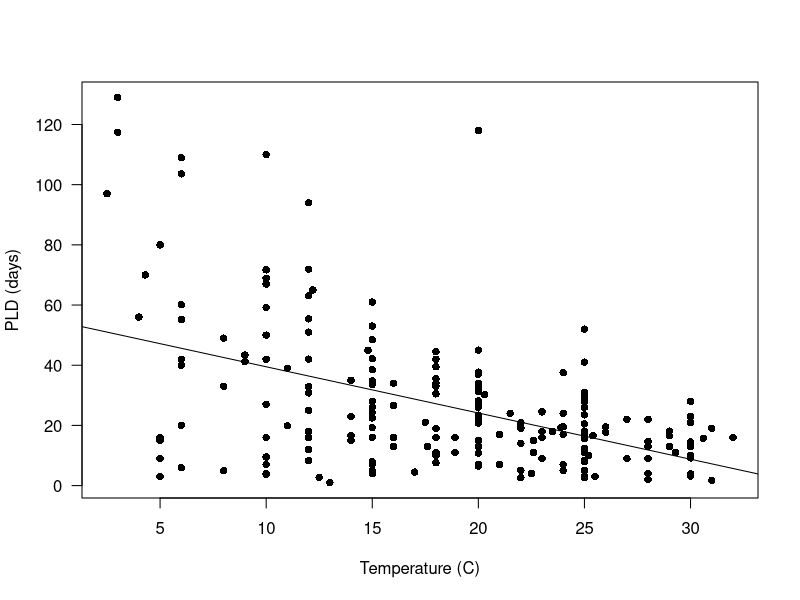
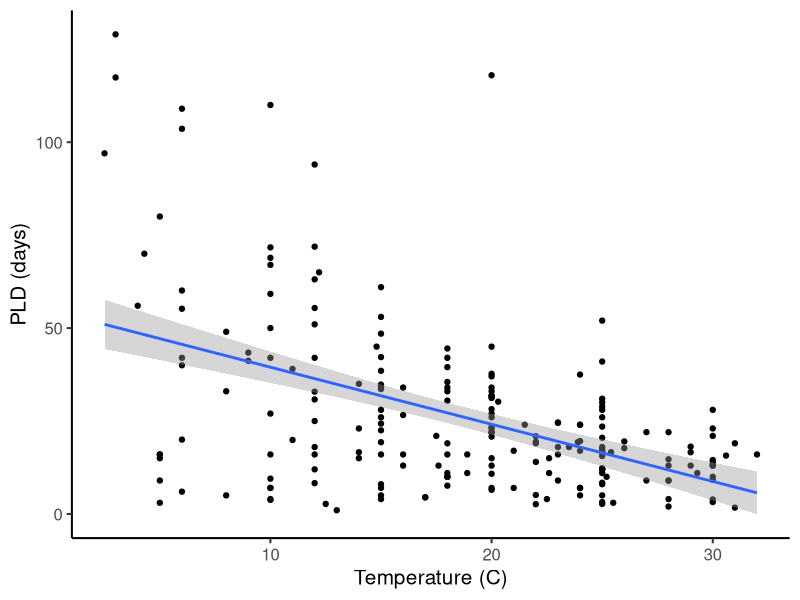
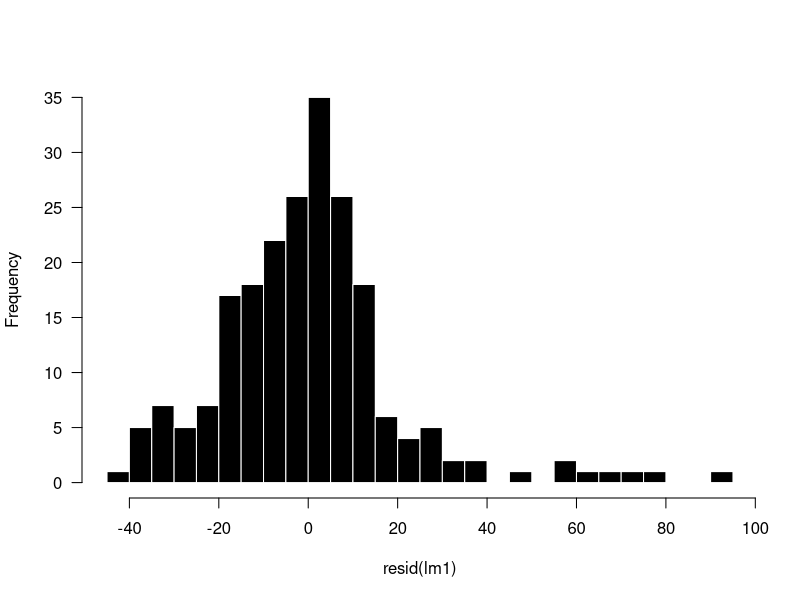
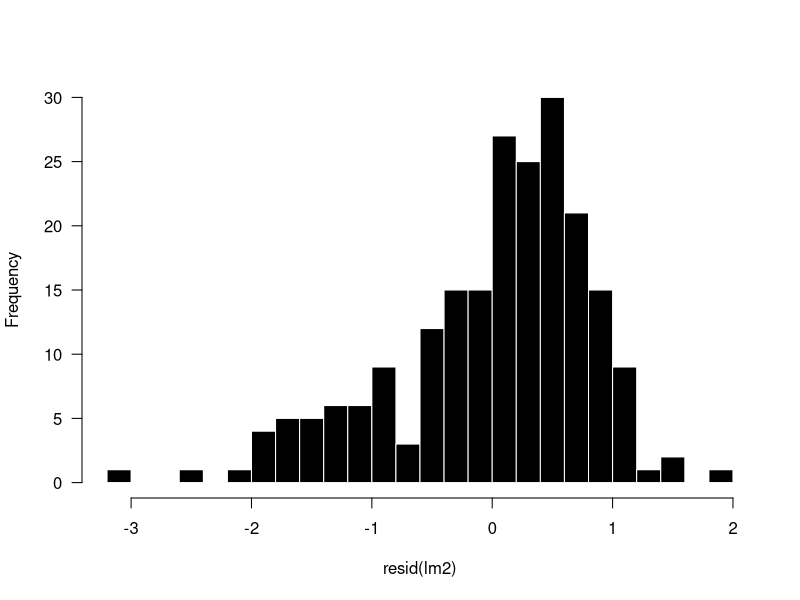
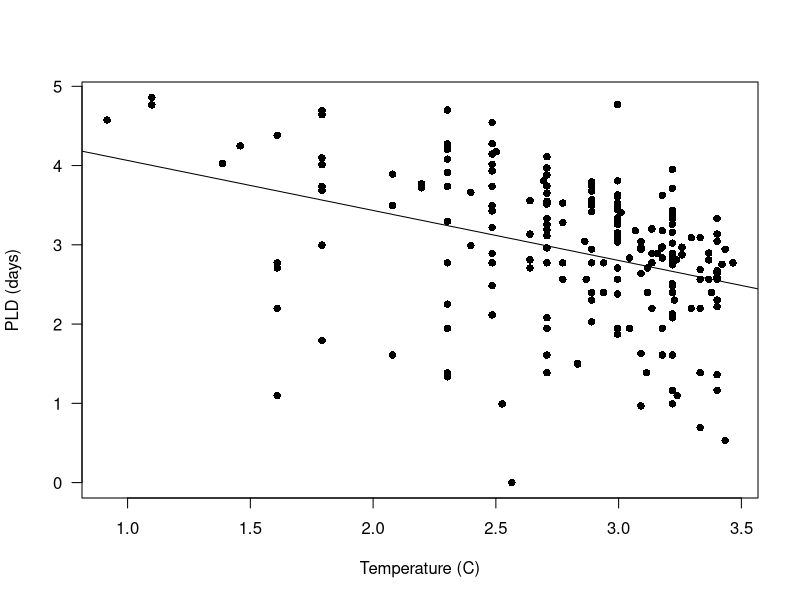
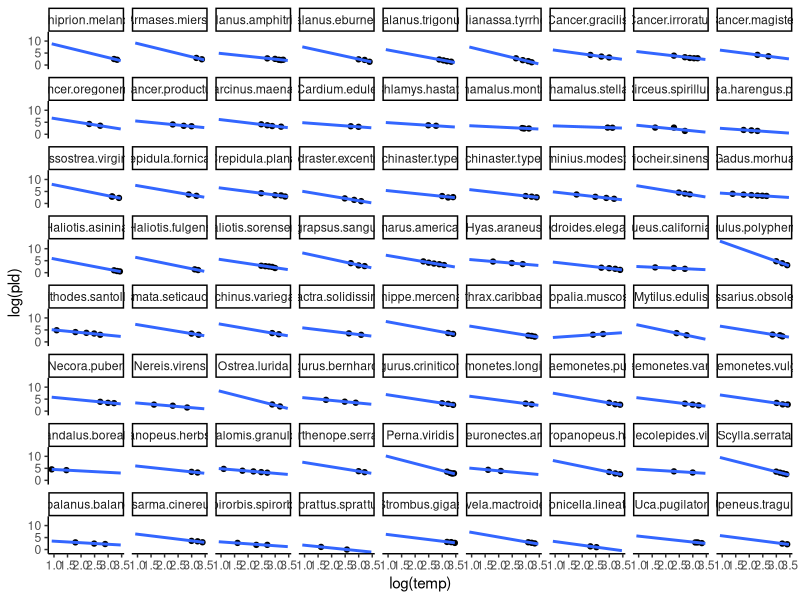
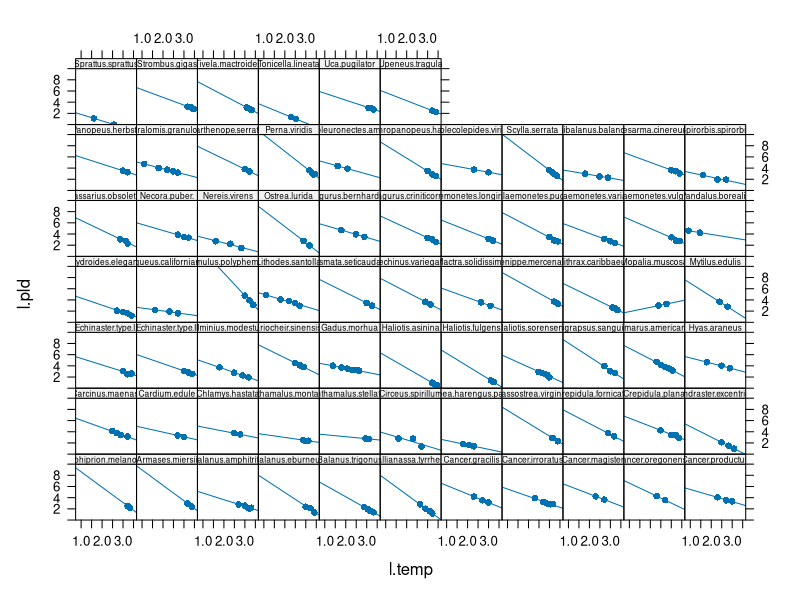
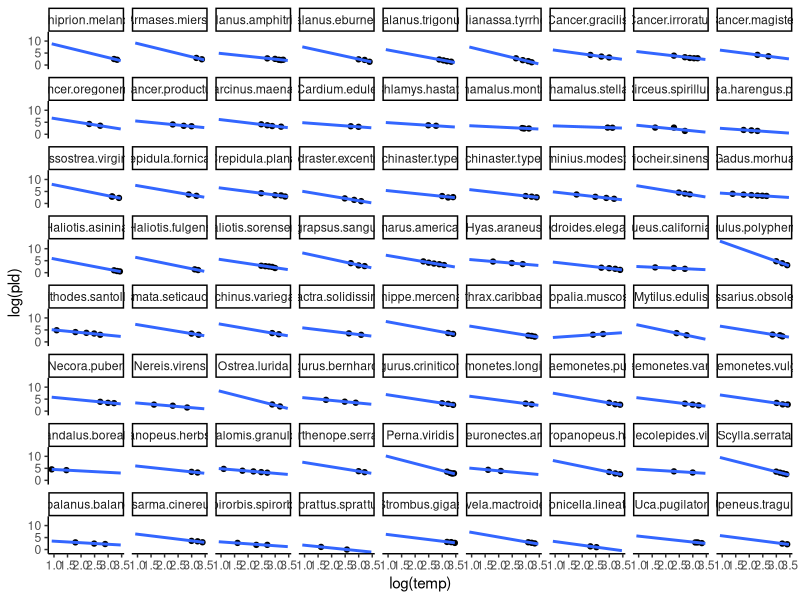

These charts were generated, in order, by the following R code:
# Install packages
library(arm)
library(lattice)
library(tidyverse)

# Read in data
df <- read.table('PLD.txt',na.strings='NA',header=T)

str(df)
head(df)
dim(df)
summary(df)

# Plot PLD temp relationship (can be done a lot of ways)
# Base R
plot(pld ~ temp, data=df,
     xlab='Temperature (C)', ylab='PLD (days)',
     pch = 16,las=1)
abline(lm(pld ~ temp, data=df)) 

# ggplot
ggplot(df, aes(y = pld, x= temp)) +
  geom_point() +
  labs(x='Temperature (C)', 
       y='PLD (days)') +
  theme_classic(base_size = 15) +
  stat_smooth(method = "lm") 


# Fit linear model and check diagnostics
lm1 <- lm(pld ~ temp, data=df)
summary(lm1)

# Histogram of residuals
hist(resid(lm1), breaks=20, las=1, col=1, border='white', main='')

# Assumption of homoscedasticity is violated, we will work with log(temp) and log(pld)

# Log-transform the pld and temp data
lm2 <- lm(log(pld) ~ log(temp), data=df)

# Histogram of residuals
hist(resid(lm2),breaks=20, las=1, col=1, border='white', main='')

# Residual plots look better

# Summary of model output
summary(lm2)
plot(log(pld) ~ log(temp), data=df,
     xlab='Temperature (C)', ylab='PLD (days)',
     pch = 16,las=1)
abline(lm2)

# With taxa memberships
ggplot(df, aes(y = log(pld), x = log(temp))) +
  geom_point() +
  theme_classic() +
  stat_smooth(method = "lm", se = F,
              fullrange = T) +
  facet_wrap(~species)


####################
# Add random effects
library(lme4)

# Make log-transformed variables
df$l.pld <- log(df$pld)
df$l.temp <- log(df$temp)

# Plot raw (OLS) regressions
xyplot(l.pld ~ l.temp | species, df, pch=16, type = c("p", "r"),
       ylim=c(0,10),par.strip.text=list(cex=0.5))

ggplot(df, aes(y = log(pld), x = log(temp))) +
  geom_point() +
  theme_classic() +
  stat_smooth(method = "lm",fullrange = T, se = F) +
  facet_wrap(~species)

# Evidence for which parameters to be Random Effects?

# Random intercepts
mm1 <- lmer(l.pld ~ l.temp + (1 | species), data = df)
summary(mm1)
# Note 
  # 1) REML
  # 2) Random effects Std. Dev.
  # 3) Fixed effects Estimate

coef(mm1)$species
# Double check SD
sd(coef(mm1)$species[,1])

# ICC (only with a random-intercepts model!)
vars <- as.data.frame(VarCorr(mm1))
ICC <- vars$vcov[1] / (vars$vcov[1] + vars$vcov[2])
ICC # Proportion of the total variance in Y that is accounted for by the clustering.

# Random slopes
mm2 <- lmer(l.pld ~ l.temp + ( 0 + l.temp | species), data = df)
summary(mm2)
coef(mm2)$species
# sd(coef(mm2)$species[,2])

# Random intercept and slope (correlated)
mm3 <- lmer(l.pld ~ l.temp + (l.temp | species), data = df)
summary(mm3)
coef(mm3)$species
# sd(coef(mm3)$species[,1])
# sd(coef(mm3)$species[,2])

# Note that random slopes and random intercepts in mixed model are not the 
# same estimates as those produced by the random effects model!!!!

params <- as.data.frame(coef(mm3)$species)
params$RIntonly <- coef(mm1)$species[,1]
params$RSlonly <- coef(mm2)$species[,2]

colnames(params) <- c("REM.int","REM.sl","RIntonly","RSntonly")

library(patchwork)
REM.int <- ggplot(params) +
  geom_histogram(aes(x = REM.int), binwidth = 0.5, 
                 col = "white", fill = "darkblue") +
  xlim(0,15) +
  theme_classic(base_size = 15) +
  ggtitle("Random Intercepts (w/ Random Slopes)")

RIntonly <- ggplot(params) +
  geom_histogram(aes(x = RIntonly), binwidth = 0.5, 
                 col = "white", fill = "darkred") +
  xlim(0,15) +
  theme_classic(base_size = 15) +
  ggtitle("Random Intercepts (w/ Fixed Slopes)")

REM.sl <- ggplot(params) +
  geom_histogram(aes(x = REM.sl), binwidth = 0.25, 
                 col = "white", fill = "darkblue") +
  xlim(-3,0) +
  theme_classic(base_size = 15) +
  ggtitle("Random Slopes (w/ Random Intercepts)")

RSntonly <- ggplot(params) +
  geom_histogram(aes(x = RSntonly), binwidth = 0.25, 
                 col = "white", fill = "darkred") +
  xlim(-3,0) +
  theme_classic(base_size = 15) +
  ggtitle("Random Slopes (w/ Fixed Intercepts)")

(RIntonly / REM.int) | (RSntonly / REM.sl)
